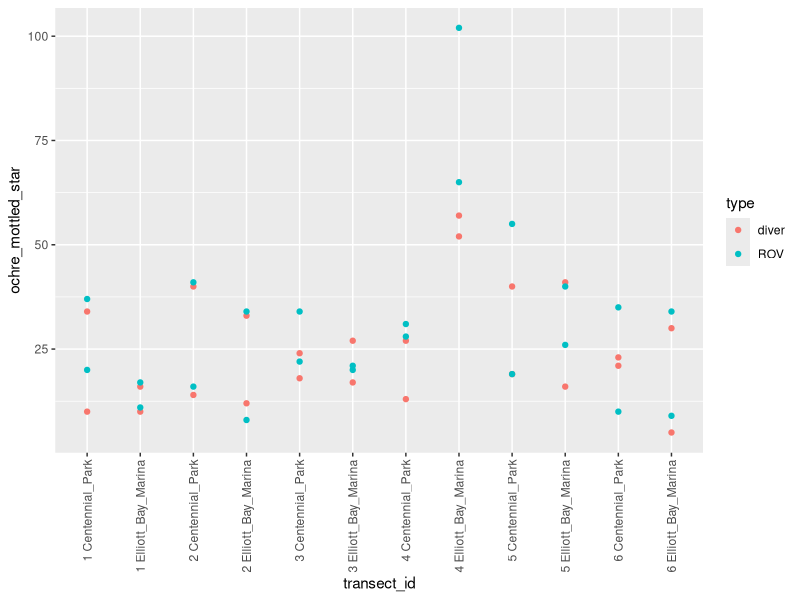
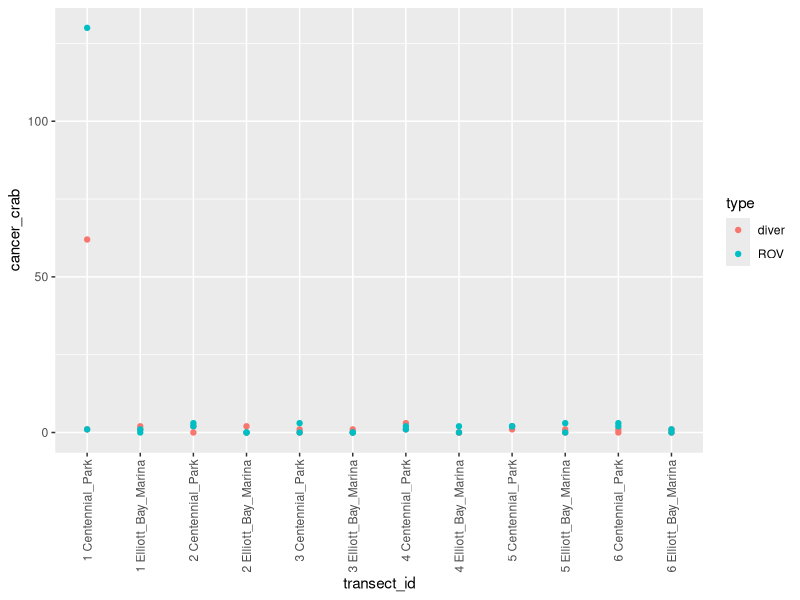
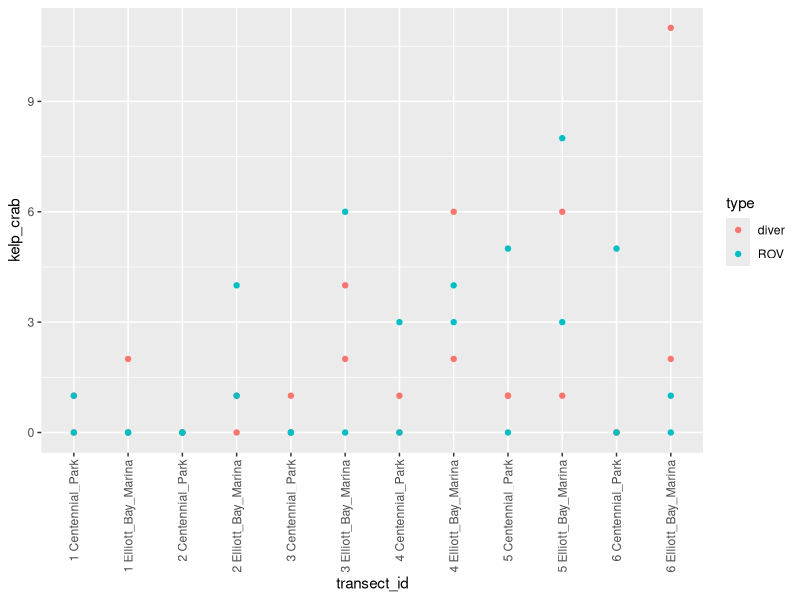

The R source for these figures, in order:
## ---- chunk 1
knitr::opts_chunk$set(tidy.opts = list(width.cutoff = 80), tidy = TRUE,
                      echo = T, warning = T, message = T,
                      fig.align = "center", fig.width = 6, fig.height = 3)

library(tidyverse)
library(lme4)
library(glmmTMB)
## ---- chunk 2
dat_abundance <- read.csv("../results/combined/ROV_diver_abundance_combined.csv")
dat_pc <- read.csv("../results/combined/ROV_diver_percent_cover_combined.csv")
## ---- chunk 3
dat_pc <- dat_pc %>%
  mutate(cover_red_algae_ind = if_else(cover_red_algae > 0, 1, 0),
         combined_green_algae_ind = if_else(combined_green_algae > 0, 1, 0),
         cover_crustose_coralline_ind = if_else(cover_crustose_coralline > 0, 1, 0),
         combined_substrate_boulder_ind = if_else(combined_substrate_boulder > 0, 1, 0),
         substrate_rock_.15.25cm.wa._ind = if_else(substrate_rock_.15.25cm.wa. > 0, 1, 0),
         combined_substrate_pebble_ind = if_else(combined_substrate_pebble > 0, 1, 0),
         substrate_sand_ind = if_else(substrate_sand > 0, 1, 0),
         substrate_shell_hash_ind = if_else(substrate_shell_hash > 0 , 1, 0)
         )

mod_ssh <- glmer(substrate_shell_hash_ind ~ type + site + season + depth + (1|transect_id),
                 data = dat_pc,
               family = binomial)

summary(mod_ssh)
## ---- chunk 4
# Note that it may be better to compute the numerators directly from detections out of n
dat_pc <- dat_pc %>%
  mutate(cover_red_algae_num = ceiling(cover_red_algae * n),
         combined_green_algae_num = ceiling(combined_green_algae * n),
         cover_crustose_coralline_num = ceiling(cover_crustose_coralline * n),
         combined_substrate_boulder_num = ceiling(combined_substrate_boulder * n),
         substrate_rock_.15.25cm.wa._num = ceiling(substrate_rock_.15.25cm.wa. * n),
         combined_substrate_pebble_num = ceiling(combined_substrate_pebble * n),
         substrate_sand_num = ceiling(substrate_sand * n),
         substrate_shell_hash_num = ceiling(substrate_shell_hash * n)
         )

mod_cra <- glmmTMB(
  cbind(cover_red_algae_num, n - cover_red_algae_num) ~ type + site + season + depth + (1|transect_id),
  family = binomial,
  data = dat_pc
)

summary(mod_cra)

mod_cra_disp <- glmmTMB(
  cbind(cover_red_algae_num, n - cover_red_algae_num) ~ type + site + season + depth + (1|transect_id),
  family = betabinomial(link = "logit"),
  data = dat_pc
)
summary(mod_cra_disp) # preferred

mod_cga_disp <- glmmTMB(
  cbind(combined_green_algae_num, n - combined_green_algae_num) ~ type + site + season + depth + (1|transect_id),
  family = betabinomial(link = "logit"),
  data = dat_pc
)
summary(mod_cga_disp)
## ---- chunk 5
ggplot(dat_abundance, aes(x = transect_id, y = ochre_mottled_star, col = type)) +
  geom_point() +
  theme(
    axis.text.x = element_text(angle = 90, vjust = 0.5, hjust = 1)
  )

ggplot(dat_abundance, aes(x = transect_id, y = cancer_crab, col = type)) +
  geom_point() +
  theme(
    axis.text.x = element_text(angle = 90, vjust = 0.5, hjust = 1)
  )

ggplot(dat_abundance, aes(x = transect_id, y = kelp_crab, col = type)) +
  geom_point()+
  theme(
    axis.text.x = element_text(angle = 90, vjust = 0.5, hjust = 1)
  )
## ---- chunk 6
ochre_mod <- glmer(ochre_mottled_star ~ type + site + season + depth + (1|transect_id),
                   data = dat_abundance,
               family = poisson(link = "log"))
summary(ochre_mod)

# Check nb
ochre_mod_disp <- glmer.nb(ochre_mottled_star ~ type + site + season + depth + (1|transect_id),
                   data = dat_abundance)
summary(ochre_mod_disp)
